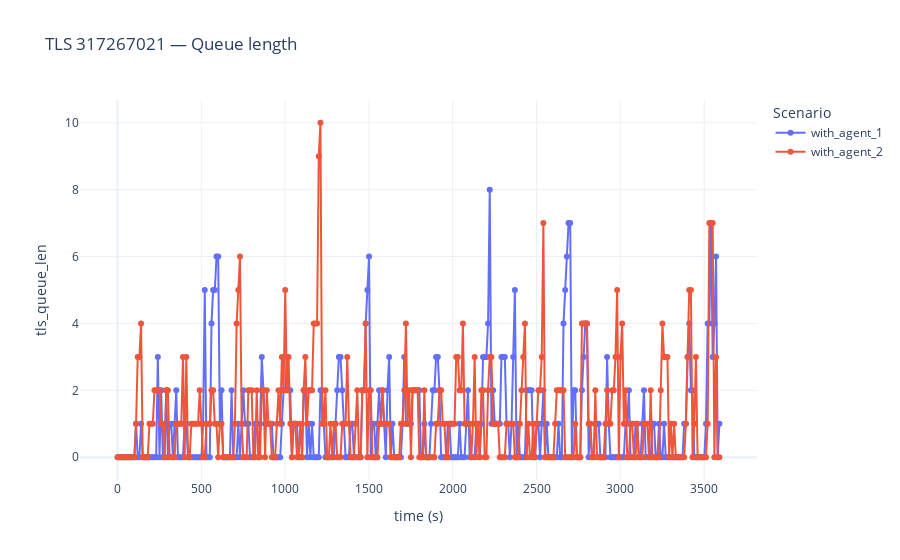

The notebook cell this image was saved under:
### Markdown cell above
# TLS: интерактивный выбор светофора (если есть ipywidgets)

### Code cell
tls_ids_sorted = sorted(tls_c["tls_id"].unique().tolist())

if HAS_WIDGETS and len(tls_ids_sorted) > 0:
    dropdown = widgets.Dropdown(options=tls_ids_sorted, description="TLS ID:")
    out = widgets.Output()

    def on_change(change):
        if change["name"] == "value":
            with out:
                out.clear_output(wait=True)
                plot_tls_single(change["new"], tls_c)

    dropdown.observe(on_change, names="value")
    display(dropdown, out)
    if tls_ids_sorted:
        plot_tls_single(tls_ids_sorted[0], tls_c)
else:
    print("ipywidgets не установлен или нет TLS. Установите ipywidgets для интерактивности.")

### Figure 1 — Plotly figure (JSON) as saved in the notebook; plotly's stock layout.template omitted (floating-point values rounded to 4 significant figures; data arrays with more than 128 entries replaced by an {"elided": "..."} marker saying what was removed)
{"data": [{"hovertemplate": "scenario=with_agent_1<br>time_rounded=%{x}<br>tls_queue_len=%{y}<extra></extra>", "legendgroup": "with_agent_1", "line": {"color": "#636efa", "dash": "solid"}, "marker": {"symbol": "circle"}, "mode": "lines+markers", "name": "with_agent_1", "orientation": "v", "showlegend": true, "type": "scatter", "x": {"elided": "360 int values"}, "xaxis": "x", "y": {"elided": "360 int values"}, "yaxis": "y"}, {"hovertemplate": "scenario=with_agent_2<br>time_rounded=%{x}<br>tls_queue_len=%{y}<extra></extra>", "legendgroup": "with_agent_2", "line": {"color": "#EF553B", "dash": "solid"}, "marker": {"symbol": "circle"}, "mode": "lines+markers", "name": "with_agent_2", "orientation": "v", "showlegend": true, "type": "scatter", "x": {"elided": "360 int values"}, "xaxis": "x", "y": {"elided": "360 int values"}, "yaxis": "y"}], "layout": {"legend": {"title": {"text": "Scenario"}, "tracegroupgap": 0}, "title": {"text": "TLS 317267021 — Queue length"}, "xaxis": {"anchor": "y", "domain": [0, 1], "title": {"text": "time (s)"}}, "yaxis": {"anchor": "x", "domain": [0, 1], "title": {"text": "tls_queue_len"}}}}
